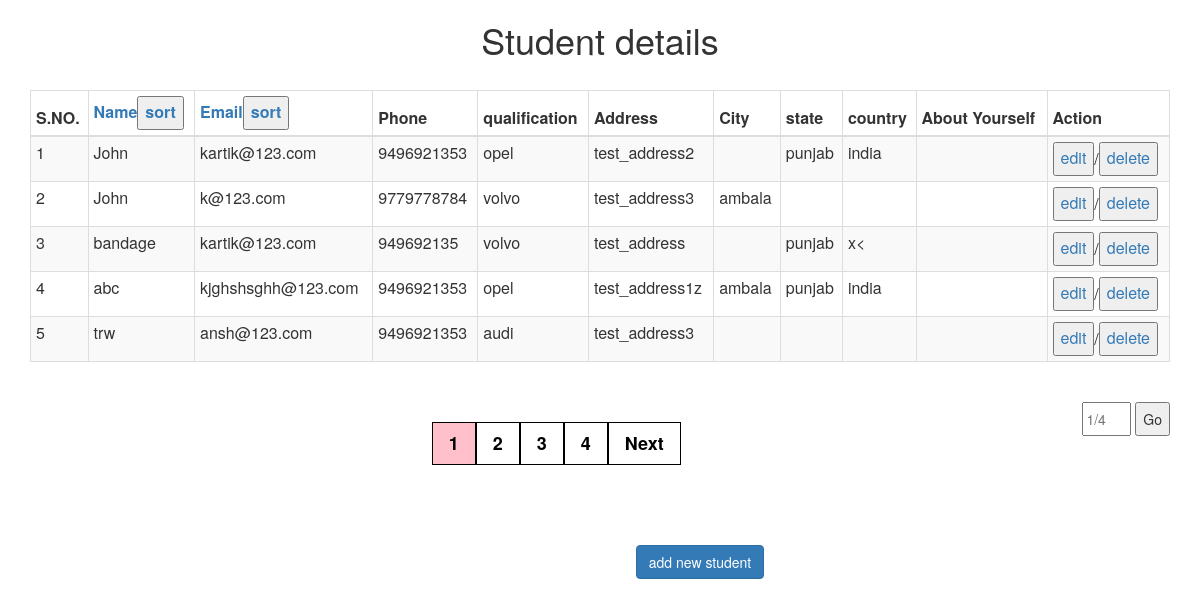
Page /dashboard.php on the committed database.
### tables this page shows
CREATE TABLE `Student` (
  `id` int NOT NULL,
  `Name` varchar(30) NOT NULL,
  `Email` varchar(40) NOT NULL,
  `Phone` varchar(20) NOT NULL,
  `Qualification` varchar(15) NOT NULL,
  `Address` varchar(100) NOT NULL,
  `City` varchar(20) NOT NULL,
  `State` varchar(30) NOT NULL,
  `Country` varchar(30) NOT NULL,
  `About Yourself` varchar(30) DEFAULT NULL
);

### dashboard.php (the view, shortened to what this page needs)
<html lang="en">
<head>
  <link rel="stylesheet" href="https://maxcdn.bootstrapcdn.com/bootstrap/3.4.1/css/bootstrap.min.css">
  <link rel="stylesheet"
    href="https://maxcdn.bootstrapcdn.com/bootstrap/3.3.7/css/bootstrap.min.css">
</head>
<?php
$servername = "localhost";
$username = "root";
$password = "root";
$conn = new mysqli($servername, $username, $password,"jatinder2");
$action = 'ASC';
$where = '';
?>
</head>
<body><center>
  <section>
    <h1>Student details</h1>
    </section></center>
<center>
    <?php
        $per_page_record = 5;
        if (isset($_GET["page"])) {
            $page  = $_GET["page"];
        }
        else {
          $page=1;
        }
        $start_from = ($page-1) * $per_page_record;
        $query = "SELECT * FROM Student $where LIMIT $start_from, $per_page_record ";
        $rs_result = mysqli_query ($conn, $query);
    ?>
    <div class="container">
      <br>
      <div>
        <table class="table table-striped table-condensed
                                          table-bordered">
          <thead>
            <tr>
        <th>S.NO.</th>
        <th><a href="dashboard.php?page=<?php echo $page?>&id=<?php echo 'name';?>&action=<?php echo $action;?>">Name<button id="button"> sort</button></a></th>
        <th><a href="dashboard.php?page=<?php echo $page?>&id=<?php echo 'email';?>&action=<?php echo $action;?>">Email<button id="button"> sort</button></a></th>
        <th>Phone</th>
        <th>qualification</th>
        <th>Address</th>
        <th>City</th>
        <th>state</th>
        <th>country</th>
        <th>About Yourself</th>
        <th>Action</th>
      </tr>
          </thead>
          <tbody>
    <?php
    $s=(5*($page-1))+1;
            while ($rows = mysqli_fetch_array($rs_result)) {
            ?>
            <tr>
        <td><?php echo $s++;?></td>
        <td><?php echo $rows['Name'];?></td>
        <td><?php echo $rows['Email'];?></td>
        <td><?php echo $rows['Phone'];?></td>
        <td><?php echo $rows['Qualification'];?></td>
        <td><?php echo $rows['Address'];?></td>
        <td><?php echo $rows['City'];?></td>
        <td><?php echo $rows['State'];?></td>
        <td><?php echo $rows['Country'];?></td>
        <td><?php echo $rows['About Yourself'];?></td>
        <td><a href="update.php?id=<?php echo $rows['id']; ?>"><button id="edit" name="edit">edit</button></a>/<a href="update.php?id=$rows['id']"><button id="delete" name="delete">delete</button></a></td>
      </tr>
            <?php
                };
            ?>
          </tbody>
        </table>
     <div class="pagination">
      <?php
        $query = "SELECT COUNT(*) FROM Student";
        $rs_result = mysqli_query($conn, $query);
        $row = mysqli_fetch_row($rs_result);
        $total_records = $row[0];
        $total_pages = ceil($total_records / $per_page_record);
        $pagLink = "";
        for ($i=1; $i<=$total_pages; $i++) {
          if ($i == $page) {
              $pagLink .= "<a class = 'active' href='dashboard.php?page="
                                                .$i."&id=".$id."&action=".$action."'>".$i." </a>";
          }
          else  {
              $pagLink .= "<a href='dashboard.php?page=".$i."&id=".$id."&action=".$action."'>".$i." </a>";
          }
        };
        echo $pagLink;
        if($page<$total_pages){
            echo "<a href='dashboard.php?page=".($page+1)."&id=".$id."&action=".$action."'>  Next </a>";
        }
      ?>
      </div>
      <div class="inline">
      <input id="page" type="number" min="1" max="<?php echo $total_pages?>"
      placeholder="<?php echo $page."/".$total_pages; ?>" required>
      <button onClick="go2Page();">Go</button>
     </div>
    </div>
  </div>
</center>
<br/>
<br/>
<br/>
  <div class="form-group">
      <div class="col-sm-offset-2 col-sm-10">
      <center><a href="index.php"> <button  class="btn btn-primary">add new student</button></a></center>
      </div> <br/><br/>
    </div>
</body>
</html>

### dashboard.php (style rules this page uses)
table { border-collapse: collapse; }
.inline { display: inline-block; float: right; margin: 20px 0px; }
input, button { height: 34px; }
.pagination { display: inline-block; }
.pagination a { font-weight:bold; font-size:18px; color: black; float: left; padding: 8px 16px; text-decoration: none; border:1px solid black; }
.pagination a.active { background-color: pink; }

### rows in the picture
student: Name "John", Email "kartik@123.com", Phone "9496921353", Qualification "opel", Address "test_address2", State "punjab", Country "india"
student: Name "John", Email "k@123.com", Phone "9779778784", Qualification "volvo", Address "test_address3", City "ambala"
student: Name "bandage", Email "kartik@123.com", Phone "949692135", Qualification "volvo", Address "test_address", State "punjab", Country "x<"
student: Name "abc", Email "kjghshsghh@123.com", Phone "9496921353", Qualification "opel", Address "test_address1z", City "ambala", State "punjab", Country "india"
student: Name "trw", Email "ansh@123.com", Phone "9496921353", Qualification "audi", Address "test_address3"
